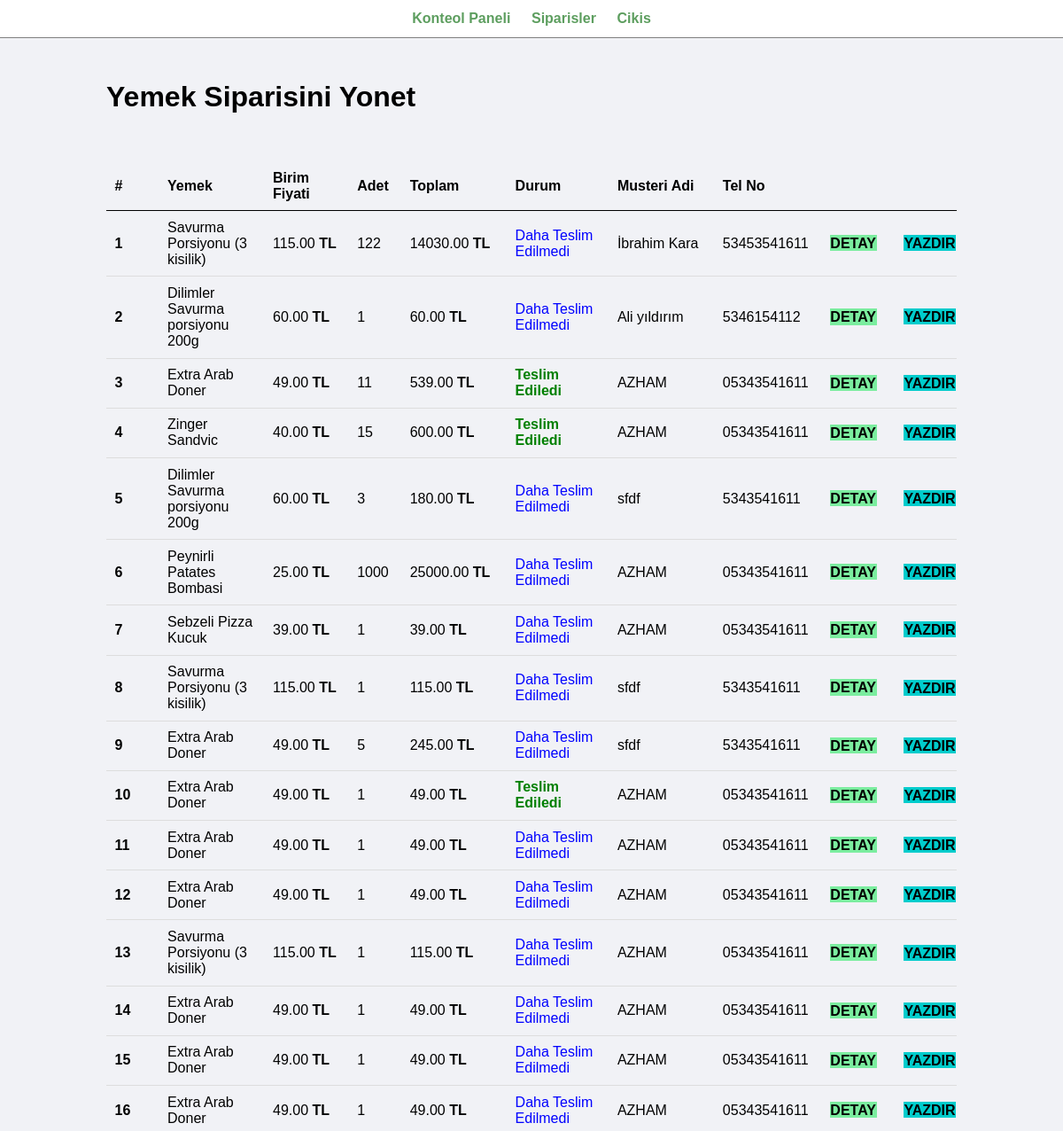
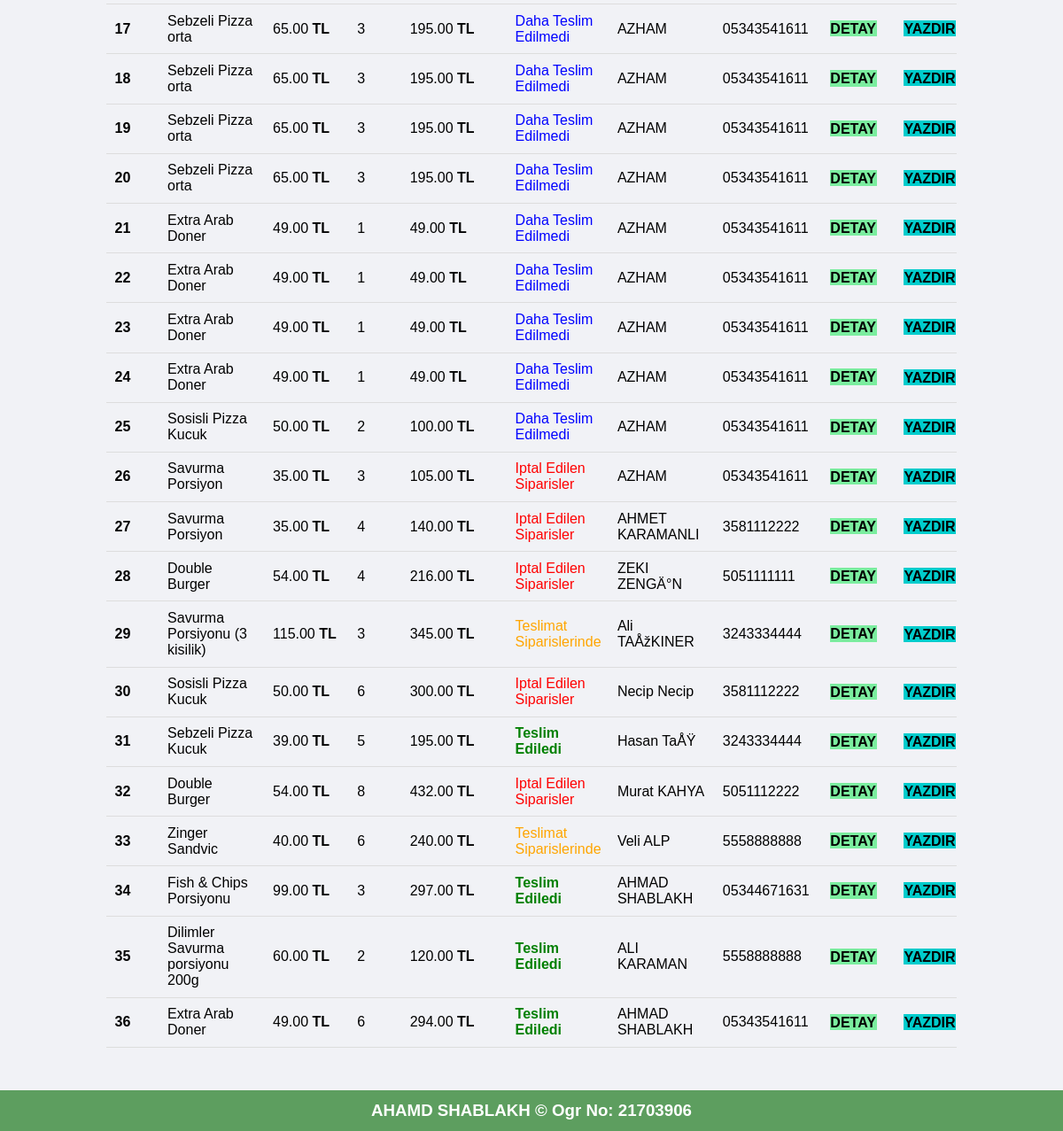
Screenshot of /Yonetici_islemleri/p_siparis.php (signed in) with the database file from the repository (2 pictures, top to bottom).
### tables this page shows
CREATE TABLE `siparis_tbl` (
  `Id` int(11) NOT NULL AUTO_INCREMENT,
  `yemek_adi` varchar(150) NOT NULL DEFAULT '',
  `birim_fiyat` decimal(10,2) NOT NULL DEFAULT 0.00,
  `adet` int(10) NOT NULL DEFAULT 0,
  `toplam` decimal(10,2) NOT NULL DEFAULT 0.00,
  `siparis_tarihi` datetime DEFAULT NULL,
  `durum` varchar(50) NOT NULL DEFAULT '',
  `musteri_adi` varchar(150) NOT NULL DEFAULT '',
  `musteri_tel` varchar(20) DEFAULT NULL,
  `musteri_email` varchar(255) DEFAULT NULL,
  `musteri_adres` varchar(255) NOT NULL DEFAULT '',
  `notu` varchar(255) DEFAULT '',
  PRIMARY KEY (`Id`)
);

### Yonetici_islemleri/p_siparis.php (the view, shortened to what this page needs)
<?php   include('p_menu.php');
    ?>
<div class="main-content">
    <div class="wrapper">
        <h1>Yemek Siparisini Yonet  </h1> <br />
                <br><br>
                <table class="tbl-full">
                    <tr>
                        <th width="5%">#</th>
                        <th width="10%">Yemek</th>
                        <th width="8%">Birim Fiyati</th>
                        <th width="5%">Adet</th>
                        <th width="10%">Toplam</th>
                        <th width="8%">Durum</th>
                        <th width="10%">Musteri Adi</th>
                        <th width="10%">Tel No</th>
                        <th width="7%"></th>
						<th width="5%"></th>
                    </tr>
                    <?php
                        $sql = "SELECT * FROM siparis_tbl ORDER BY Id DESC";
                        $res = mysqli_query($conn, $sql);
                        $count = mysqli_num_rows($res);
                        $sira = 1;
                        if($count>0)
                        {
                            while($row=mysqli_fetch_assoc($res))
                            {
                                $id = $row['Id'];
                                $yemek_adi = $row['yemek_adi'];
                                $birim_fiyat = $row['birim_fiyat'];
                                $adet = $row['adet'];
                                $toplam = $row['toplam'];
                                $durum = $row['durum'];
                                $musteri_adi= $row['musteri_adi'];
                                $musteri_tel = $row['musteri_tel'];
                                ?>
                                    <tr>
                                        <td><?php echo "<b>".$sira++."</b>"; ?> </td>
                                        <td><?php echo $yemek_adi; ?></td>
                                        <td><?php echo $birim_fiyat.'<b> TL</b>'; ?></td>
                                        <td><?php echo $adet; ?></td>
                                        <td><?php echo $toplam.'<b> TL</b>'; ?></td>
                                        <td>
                                            <?php
                                                if($durum=="Daha Teslim Edilmedi")
                                                {
                                                    echo "<label style='color: blue;'>$durum</label>";
                                                }
                                                elseif($durum=="Teslimat Siparislerinde")
                                                {
                                                    echo "<label style='color: orange;'>$durum</label>";
                                                }
                                                elseif($durum=="Teslim Ediledi")
                                                {
                                                    echo "<label style='color: green;'><b>$durum</b></label>";
                                                }
                                                elseif($durum=="Iptal Edilen Siparisler")
                                                {
                                                    echo "<label style='color: red;'>$durum</label>";
                                                }
                                            ?>
                                        </td>
                                        <td><?php echo $musteri_adi; ?></td>
                                         <td><?php echo $musteri_tel; ?></td>
                                        <td>
                                            <a href="<?php echo SITEURL; ?>Yonetici_islemleri/personel_goster.php?id=<?php echo $id; ?>" class="btn-secondary">DETAY</a>
                                        </td>
										<td> <a href="<?php echo SITEURL; ?>Yonetici_islemleri/siparis_yazdir.php?id=<?php echo $id; ?>" class="btn-secondary" style=" background-color:#00CCCC">YAZDIR</a>
 </td>
</tr>
<?php
                            }
                        }
                        else
                        {
                            echo "<tr><td colspan='12' class='error'>Siparisler Bullanmadi.</td></tr>";
                        }
                    ?>
                </table>
    </div>
</div>
<?php include('alt_bilgi.php'); ?>

### css/admin.css (style rules this page uses)
* { margin: 0; padding: 0; font-family: Arial, Helvetica, sans-serif; }
.wrapper { padding: 1%; width: 80%; margin: 0 auto; }
.tbl-full { width: 100%; }
table { border-collapse: collapse; width: 100%; }
th, td { padding: 8px; text-align: left; border-bottom: 1px solid #ddd; }
table tr th { border-bottom: 1px solid black; padding: 1%; text-align: left; }
table tr td { padding: 1%; }
.btn-secondary { background-color: #7bed9f; padding: 1%; color: black; text-decoration: none; font-weight: bold; }
.main-content { background-color: #f1f2f6; padding: 3% 0; }

### rows the page displays
siparis_tbl: yemek_adi "Savurma Porsiyonu (3 kisilik)", birim_fiyat "115.00", adet "122", toplam "14030.00", durum "Daha Teslim Edilmedi", musteri_adi "İbrahim Kara", musteri_tel "53453541611"
siparis_tbl: yemek_adi "Dilimler Savurma porsiyonu 200g", birim_fiyat "60.00", adet "1", toplam "60.00", durum "Daha Teslim Edilmedi", musteri_adi "Ali yıldırım", musteri_tel "5346154112"
siparis_tbl: yemek_adi "Extra Arab Doner", birim_fiyat "49.00", adet "11", toplam "539.00", durum "Teslim Ediledi", musteri_adi "AZHAM", musteri_tel "05343541611"
siparis_tbl: yemek_adi "Zinger Sandvic", birim_fiyat "40.00", adet "15", toplam "600.00", durum "Teslim Ediledi", musteri_adi "AZHAM", musteri_tel "05343541611"
siparis_tbl: yemek_adi "Dilimler Savurma porsiyonu 200g", birim_fiyat "60.00", adet "3", toplam "180.00", durum "Daha Teslim Edilmedi", musteri_adi "sfdf", musteri_tel "5343541611"
siparis_tbl: yemek_adi "Peynirli Patates Bombasi", birim_fiyat "25.00", adet "1000", toplam "25000.00", durum "Daha Teslim Edilmedi", musteri_adi "AZHAM", musteri_tel "05343541611"
siparis_tbl: yemek_adi "Sebzeli Pizza Kucuk", birim_fiyat "39.00", adet "1", toplam "39.00", durum "Daha Teslim Edilmedi", musteri_adi "AZHAM", musteri_tel "05343541611"
siparis_tbl: yemek_adi "Savurma Porsiyonu (3 kisilik)", birim_fiyat "115.00", adet "1", toplam "115.00", durum "Daha Teslim Edilmedi", musteri_adi "sfdf", musteri_tel "5343541611"
siparis_tbl: yemek_adi "Extra Arab Doner", birim_fiyat "49.00", adet "5", toplam "245.00", durum "Daha Teslim Edilmedi", musteri_adi "sfdf", musteri_tel "5343541611"
siparis_tbl: yemek_adi "Extra Arab Doner", birim_fiyat "49.00", adet "1", toplam "49.00", durum "Teslim Ediledi", musteri_adi "AZHAM", musteri_tel "05343541611"
siparis_tbl: yemek_adi "Extra Arab Doner", birim_fiyat "49.00", adet "1", toplam "49.00", durum "Daha Teslim Edilmedi", musteri_adi "AZHAM", musteri_tel "05343541611"
siparis_tbl: yemek_adi "Extra Arab Doner", birim_fiyat "49.00", adet "1", toplam "49.00", durum "Daha Teslim Edilmedi", musteri_adi "AZHAM", musteri_tel "05343541611"
siparis_tbl: yemek_adi "Savurma Porsiyonu (3 kisilik)", birim_fiyat "115.00", adet "1", toplam "115.00", durum "Daha Teslim Edilmedi", musteri_adi "AZHAM", musteri_tel "05343541611"
siparis_tbl: yemek_adi "Extra Arab Doner", birim_fiyat "49.00", adet "1", toplam "49.00", durum "Daha Teslim Edilmedi", musteri_adi "AZHAM", musteri_tel "05343541611"
siparis_tbl: yemek_adi "Extra Arab Doner", birim_fiyat "49.00", adet "1", toplam "49.00", durum "Daha Teslim Edilmedi", musteri_adi "AZHAM", musteri_tel "05343541611"
siparis_tbl: yemek_adi "Extra Arab Doner", birim_fiyat "49.00", adet "1", toplam "49.00", durum "Daha Teslim Edilmedi", musteri_adi "AZHAM", musteri_tel "05343541611"
siparis_tbl: yemek_adi "Sebzeli Pizza orta", birim_fiyat "65.00", adet "3", toplam "195.00", durum "Daha Teslim Edilmedi", musteri_adi "AZHAM", musteri_tel "05343541611"
siparis_tbl: yemek_adi "Sebzeli Pizza orta", birim_fiyat "65.00", adet "3", toplam "195.00", durum "Daha Teslim Edilmedi", musteri_adi "AZHAM", musteri_tel "05343541611"
siparis_tbl: yemek_adi "Sebzeli Pizza orta", birim_fiyat "65.00", adet "3", toplam "195.00", durum "Daha Teslim Edilmedi", musteri_adi "AZHAM", musteri_tel "05343541611"
siparis_tbl: yemek_adi "Sebzeli Pizza orta", birim_fiyat "65.00", adet "3", toplam "195.00", durum "Daha Teslim Edilmedi", musteri_adi "AZHAM", musteri_tel "05343541611"
siparis_tbl: yemek_adi "Extra Arab Doner", birim_fiyat "49.00", adet "1", toplam "49.00", durum "Daha Teslim Edilmedi", musteri_adi "AZHAM", musteri_tel "05343541611"
siparis_tbl: yemek_adi "Extra Arab Doner", birim_fiyat "49.00", adet "1", toplam "49.00", durum "Daha Teslim Edilmedi", musteri_adi "AZHAM", musteri_tel "05343541611"
siparis_tbl: yemek_adi "Extra Arab Doner", birim_fiyat "49.00", adet "1", toplam "49.00", durum "Daha Teslim Edilmedi", musteri_adi "AZHAM", musteri_tel "05343541611"
siparis_tbl: yemek_adi "Extra Arab Doner", birim_fiyat "49.00", adet "1", toplam "49.00", durum "Daha Teslim Edilmedi", musteri_adi "AZHAM", musteri_tel "05343541611"
siparis_tbl: yemek_adi "Sosisli Pizza Kucuk", birim_fiyat "50.00", adet "2", toplam "100.00", durum "Daha Teslim Edilmedi", musteri_adi "AZHAM", musteri_tel "05343541611"
siparis_tbl: yemek_adi "Savurma Porsiyon", birim_fiyat "35.00", adet "3", toplam "105.00", durum "Iptal Edilen Siparisler", musteri_adi "AZHAM", musteri_tel "05343541611"
siparis_tbl: yemek_adi "Savurma Porsiyon", birim_fiyat "35.00", adet "4", toplam "140.00", durum "Iptal Edilen Siparisler", musteri_adi "AHMET KARAMANLI", musteri_tel "3581112222"
siparis_tbl: yemek_adi "Double Burger", birim_fiyat "54.00", adet "4", toplam "216.00", durum "Iptal Edilen Siparisler", musteri_adi "ZEKI ZENGÄ°N", musteri_tel "5051111111"
siparis_tbl: yemek_adi "Savurma Porsiyonu (3 kisilik)", birim_fiyat "115.00", adet "3", toplam "345.00", durum "Teslimat Siparislerinde", musteri_adi "Ali TAÅžKINER", musteri_tel "3243334444"
siparis_tbl: yemek_adi "Sosisli Pizza Kucuk", birim_fiyat "50.00", adet "6", toplam "300.00", durum "Iptal Edilen Siparisler", musteri_adi "Necip Necip", musteri_tel "3581112222"
siparis_tbl: yemek_adi "Sebzeli Pizza Kucuk", birim_fiyat "39.00", adet "5", toplam "195.00", durum "Teslim Ediledi", musteri_adi "Hasan TaÅŸ", musteri_tel "3243334444"
siparis_tbl: yemek_adi "Double Burger", birim_fiyat "54.00", adet "8", toplam "432.00", durum "Iptal Edilen Siparisler", musteri_adi "Murat KAHYA", musteri_tel "5051112222"
siparis_tbl: yemek_adi "Zinger Sandvic", birim_fiyat "40.00", adet "6", toplam "240.00", durum "Teslimat Siparislerinde", musteri_adi "Veli ALP", musteri_tel "5558888888"
siparis_tbl: yemek_adi "Fish & Chips Porsiyonu", birim_fiyat "99.00", adet "3", toplam "297.00", durum "Teslim Ediledi", musteri_adi "AHMAD SHABLAKH", musteri_tel "05344671631"
siparis_tbl: yemek_adi "Dilimler Savurma porsiyonu 200g", birim_fiyat "60.00", adet "2", toplam "120.00", durum "Teslim Ediledi", musteri_adi "ALI KARAMAN", musteri_tel "5558888888"
siparis_tbl: yemek_adi "Extra Arab Doner", birim_fiyat "49.00", adet "6", toplam "294.00", durum "Teslim Ediledi", musteri_adi "AHMAD SHABLAKH", musteri_tel "05343541611"
